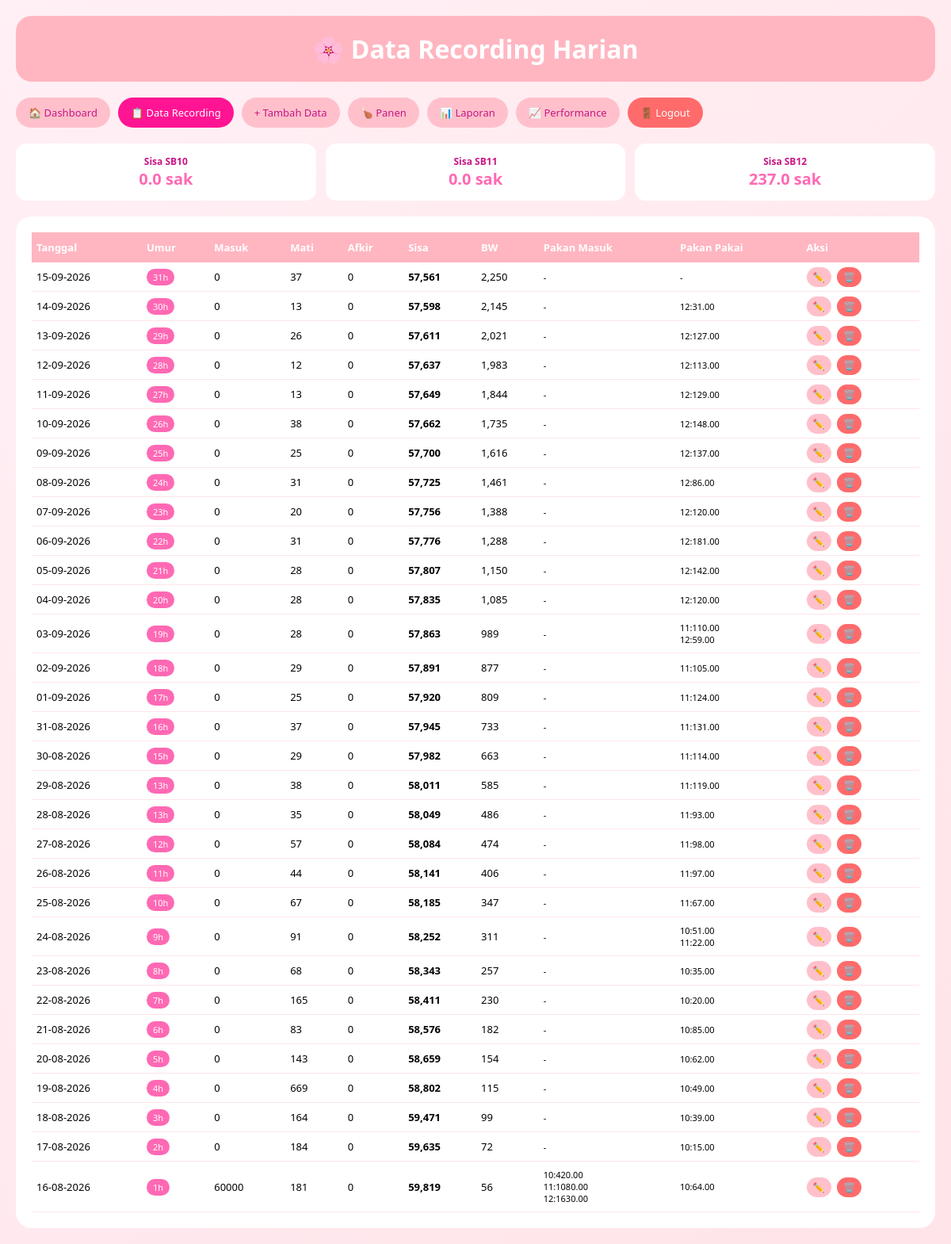
Screenshot of /recording-ayam/index.php (signed in) with the database file from the repository.
### tables this page shows
CREATE TABLE `recording` (
  `id` int(11) NOT NULL,
  `tanggal` date NOT NULL,
  `umur` int(11) DEFAULT 0,
  `ayam_masuk` int(11) DEFAULT 0,
  `mati` int(11) DEFAULT 0,
  `afkir` int(11) DEFAULT 0,
  `sisa_ayam` int(11) DEFAULT 0,
  `body_weight` decimal(10,2) DEFAULT 0.00,
  `masuk_sb10` decimal(10,2) DEFAULT 0.00,
  `masuk_sb11` decimal(10,2) DEFAULT 0.00,
  `masuk_sb12` decimal(10,2) DEFAULT 0.00,
  `pakan_sb10` decimal(10,2) DEFAULT 0.00,
  `pakan_sb11` decimal(10,2) DEFAULT 0.00,
  `pakan_sb12` decimal(10,2) DEFAULT 0.00,
  `total_pakan` decimal(10,2) DEFAULT 0.00,
  `keterangan` text DEFAULT NULL,
  `created_at` timestamp NOT NULL DEFAULT current_timestamp()
);

### recording-ayam/index.php (the view, shortened to what this page needs)
<?php
include 'koneksi.php';
$query = mysqli_query($koneksi, "SELECT * FROM recording ORDER BY tanggal DESC");
$sisa_sb10 = $sisa_sb11 = $sisa_sb12 = 0;
$q_stok = mysqli_query($koneksi, "SELECT masuk_sb10, masuk_sb11, masuk_sb12, pakan_sb10, pakan_sb11, pakan_sb12 FROM recording");
while ($r = mysqli_fetch_assoc($q_stok)) {
    $sisa_sb10 += $r['masuk_sb10'] - $r['pakan_sb10'];
    $sisa_sb11 += $r['masuk_sb11'] - $r['pakan_sb11'];
    $sisa_sb12 += $r['masuk_sb12'] - $r['pakan_sb12'];
}
?>
<!DOCTYPE html>
<html lang="id">
<head>
</head>
<body>
    <div class="container">
        <header><h1>🌸 Data Recording Harian</h1></header>
        <div class="menu">
            <a href="dashboard.php" class="btn btn-secondary">🏠 Dashboard</a>
            <a href="index.php" class="btn btn-active">📋 Data Recording</a>
            <a href="tambah.php" class="btn btn-secondary">+ Tambah Data</a>
            <a href="panen.php" class="btn btn-secondary">🍗 Panen</a>
            <a href="laporan.php" class="btn btn-secondary">📊 Laporan</a>
            <a href="performance.php" class="btn btn-secondary">📈 Performance</a>
            <a href="logout.php" class="btn btn-logout">🚪 Logout</a>
        </div>
        <div class="stok">
            <div class="stok-card"><h3>Sisa SB10</h3><div class="angka"><?= number_format($sisa_sb10,1) ?> sak</div></div>
            <div class="stok-card"><h3>Sisa SB11</h3><div class="angka"><?= number_format($sisa_sb11,1) ?> sak</div></div>
            <div class="stok-card"><h3>Sisa SB12</h3><div class="angka"><?= number_format($sisa_sb12,1) ?> sak</div></div>
        </div>
        <div class="card">
            <table>
                <thead>
                    <tr>
                        <th>Tanggal</th><th>Umur</th><th>Masuk</th><th>Mati</th><th>Afkir</th>
                        <th>Sisa</th><th>BW</th><th>Pakan Masuk</th><th>Pakan Pakai</th><th>Aksi</th>
                    </tr>
                </thead>
                <tbody>
                <?php if (mysqli_num_rows($query) > 0): while ($row = mysqli_fetch_assoc($query)): ?>
                    <tr>
                        <td><?= date('d-m-Y', strtotime($row['tanggal'])) ?></td>
                        <td><span class="badge"><?= $row['umur'] ?>h</span></td>
                        <td><?= $row['ayam_masuk'] ?></td>
                        <td><?= $row['mati'] ?></td>
                        <td><?= $row['afkir'] ?></td>
                        <td><b><?= number_format($row['sisa_ayam']) ?></b></td>
                        <td><?= $row['body_weight'] > 0 ? number_format($row['body_weight'],0) : '-' ?></td>
                        <td style="font-size:11px">
                            <?php
                            $m = [];
                            if ($row['masuk_sb10'] > 0) $m[] = "10:".$row['masuk_sb10'];
                            if ($row['masuk_sb11'] > 0) $m[] = "11:".$row['masuk_sb11'];
                            if ($row['masuk_sb12'] > 0) $m[] = "12:".$row['masuk_sb12'];
                            echo $m ? implode('<br>', $m) : '-';
                            ?>
                        </td>
                        <td style="font-size:11px">
                            <?php
                            $p = [];
                            if ($row['pakan_sb10'] > 0) $p[] = "10:".$row['pakan_sb10'];
                            if ($row['pakan_sb11'] > 0) $p[] = "11:".$row['pakan_sb11'];
                            if ($row['pakan_sb12'] > 0) $p[] = "12:".$row['pakan_sb12'];
                            echo $p ? implode('<br>', $p) : '-';
                            ?>
                        </td>
                        <td class="aksi">
                            <a href="edit.php?id=<?= $row['id'] ?>" class="btn-edit">✏️</a>
                            <a href="hapus.php?id=<?= $row['id'] ?>" class="btn-hapus" onclick="return confirm('Yakin hapus?')">🗑️</a>
                        </td>
                    </tr>
                <?php endwhile; else: ?>
                    <tr><td colspan="10" style="text-align:center;padding:30px;color:#d8a0b0;">Belum ada data</td></tr>
                <?php endif; ?>
                </tbody>
            </table>
        </div>
    </div>
</body>
</html>

### recording-ayam/index.php (style rules this page uses)
* { margin: 0; padding: 0; box-sizing: border-box; font-family: 'Segoe UI', sans-serif; }
body { background: linear-gradient(135deg, #fff0f5, #ffe4e9); min-height: 100vh; padding: 20px; }
.container { max-width: 1300px; margin: 0 auto; }
header { background: #ffb6c1; color: white; padding: 20px; border-radius: 20px; text-align: center; margin-bottom: 20px; }
.menu { display: flex; gap: 10px; margin-bottom: 20px; flex-wrap: wrap; }
.btn { background: #ff69b4; color: white; padding: 10px 16px; border-radius: 30px; text-decoration: none; font-size: 13px; }
.btn-secondary { background: #ffc0cb; color: #c71585; }
.btn-active { background: #ff1493; }
.btn-logout { background: #ff6b6b; }
.stok { display: grid; grid-template-columns: repeat(3, 1fr); gap: 12px; margin-bottom: 20px; }
.stok-card { background: white; border-radius: 14px; padding: 14px; text-align: center; }
.stok-card h3 { color: #c71585; font-size: 12px; }
.stok-card .angka { font-size: 20px; font-weight: bold; color: #ff69b4; }
.card { background: white; border-radius: 20px; padding: 20px; overflow-x: auto; }
table { width: 100%; border-collapse: collapse; font-size: 13px; }
th { background: #ffb6c1; color: white; padding: 10px 6px; text-align: left; }
td { padding: 9px 6px; border-bottom: 1px solid #ffe4e9; }
.badge { background: #ff69b4; color: white; padding: 3px 8px; border-radius: 20px; font-size: 11px; }
.aksi a { text-decoration: none; margin-right: 4px; font-size: 12px; padding: 4px 8px; border-radius: 20px; }
.btn-edit { background: #ffc0cb; color: #c71585; }
.btn-hapus { background: #ff6b6b; color: white; }

### rows the page displays
recording: tanggal "15-09-2026", umur "31", ayam_masuk "0", mati "37", afkir "0", sisa_ayam "57,561", body_weight "2,250"
recording: tanggal "14-09-2026", umur "30", ayam_masuk "0", mati "13", afkir "0", sisa_ayam "57,598", body_weight "2,145", p "12:31.00"
recording: tanggal "13-09-2026", umur "29", ayam_masuk "0", mati "26", afkir "0", sisa_ayam "57,611", body_weight "2,021", p "12:127.00"
recording: tanggal "12-09-2026", umur "28", ayam_masuk "0", mati "12", afkir "0", sisa_ayam "57,637", body_weight "1,983", p "12:113.00"
recording: tanggal "11-09-2026", umur "27", ayam_masuk "0", mati "13", afkir "0", sisa_ayam "57,649", body_weight "1,844", p "12:129.00"
recording: tanggal "10-09-2026", umur "26", ayam_masuk "0", mati "38", afkir "0", sisa_ayam "57,662", body_weight "1,735", p "12:148.00"
recording: tanggal "09-09-2026", umur "25", ayam_masuk "0", mati "25", afkir "0", sisa_ayam "57,700", body_weight "1,616", p "12:137.00"
recording: tanggal "08-09-2026", umur "24", ayam_masuk "0", mati "31", afkir "0", sisa_ayam "57,725", body_weight "1,461", p "12:86.00"
recording: tanggal "07-09-2026", umur "23", ayam_masuk "0", mati "20", afkir "0", sisa_ayam "57,756", body_weight "1,388", p "12:120.00"
recording: tanggal "06-09-2026", umur "22", ayam_masuk "0", mati "31", afkir "0", sisa_ayam "57,776", body_weight "1,288", p "12:181.00"
recording: tanggal "05-09-2026", umur "21", ayam_masuk "0", mati "28", afkir "0", sisa_ayam "57,807", body_weight "1,150", p "12:142.00"
recording: tanggal "04-09-2026", umur "20", ayam_masuk "0", mati "28", afkir "0", sisa_ayam "57,835", body_weight "1,085", p "12:120.00"
recording: tanggal "03-09-2026", umur "19", ayam_masuk "0", mati "28", afkir "0", sisa_ayam "57,863", body_weight "989", p "11:110.00 12:59.00"
recording: tanggal "02-09-2026", umur "18", ayam_masuk "0", mati "29", afkir "0", sisa_ayam "57,891", body_weight "877", p "11:105.00"
recording: tanggal "01-09-2026", umur "17", ayam_masuk "0", mati "25", afkir "0", sisa_ayam "57,920", body_weight "809", p "11:124.00"
recording: tanggal "31-08-2026", umur "16", ayam_masuk "0", mati "37", afkir "0", sisa_ayam "57,945", body_weight "733", p "11:131.00"
recording: tanggal "30-08-2026", umur "15", ayam_masuk "0", mati "29", afkir "0", sisa_ayam "57,982", body_weight "663", p "11:114.00"
recording: tanggal "29-08-2026", umur "13", ayam_masuk "0", mati "38", afkir "0", sisa_ayam "58,011", body_weight "585", p "11:119.00"
recording: tanggal "28-08-2026", umur "13", ayam_masuk "0", mati "35", afkir "0", sisa_ayam "58,049", body_weight "486", p "11:93.00"
recording: tanggal "27-08-2026", umur "12", ayam_masuk "0", mati "57", afkir "0", sisa_ayam "58,084", body_weight "474", p "11:98.00"
recording: tanggal "26-08-2026", umur "11", ayam_masuk "0", mati "44", afkir "0", sisa_ayam "58,141", body_weight "406", p "11:97.00"
recording: tanggal "25-08-2026", umur "10", ayam_masuk "0", mati "67", afkir "0", sisa_ayam "58,185", body_weight "347", p "11:67.00"
recording: tanggal "24-08-2026", umur "9", ayam_masuk "0", mati "91", afkir "0", sisa_ayam "58,252", body_weight "311", p "10:51.00 11:22.00"
recording: tanggal "23-08-2026", umur "8", ayam_masuk "0", mati "68", afkir "0", sisa_ayam "58,343", body_weight "257", p "10:35.00"
recording: tanggal "22-08-2026", umur "7", ayam_masuk "0", mati "165", afkir "0", sisa_ayam "58,411", body_weight "230", p "10:20.00"
recording: tanggal "21-08-2026", umur "6", ayam_masuk "0", mati "83", afkir "0", sisa_ayam "58,576", body_weight "182", p "10:85.00"
recording: tanggal "20-08-2026", umur "5", ayam_masuk "0", mati "143", afkir "0", sisa_ayam "58,659", body_weight "154", p "10:62.00"
recording: tanggal "19-08-2026", umur "4", ayam_masuk "0", mati "669", afkir "0", sisa_ayam "58,802", body_weight "115", p "10:49.00"
recording: tanggal "18-08-2026", umur "3", ayam_masuk "0", mati "164", afkir "0", sisa_ayam "59,471", body_weight "99", p "10:39.00"
recording: tanggal "17-08-2026", umur "2", ayam_masuk "0", mati "184", afkir "0", sisa_ayam "59,635", body_weight "72", p "10:15.00"
recording: tanggal "16-08-2026", umur "1", ayam_masuk "60000", mati "181", afkir "0", sisa_ayam "59,819", body_weight "56", m "10:420.00 11:1080.00 12:1630.00", p "10:64.00"

### other values shown
$sisa_sb10 "0.0"
$sisa_sb11 "0.0"
$sisa_sb12 "237.0"
